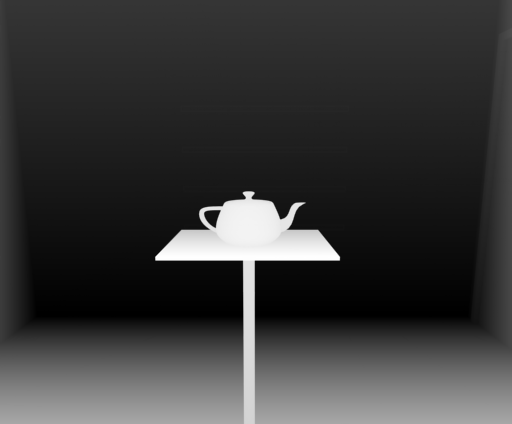
#> input picture teapot.png, 512 x 424 px, found by its file name
$ python depthFromTutorial.py   (Python 2 division)
#> lines starting #> are read from the running program, lines starting #| are printed output that depends on the picture; long printed decimals are rounded
import cv2
import numpy as np
import pcl

fileToProcess = "/home/silverstein_louis/Desktop/FTP_REPO/2016-USC-UTU/results/teapot.png"

fileDestination = "/home/silverstein_louis/Desktop/FTP_REPO/2016-USC-UTU/results/"

original = cv2.imread(fileToProcess , -1)
#> original is the input picture: shape (424, 512, 3) uint16; min 21356, max 48504, mean 27388.1

cv2.bitwise_not(original, original)
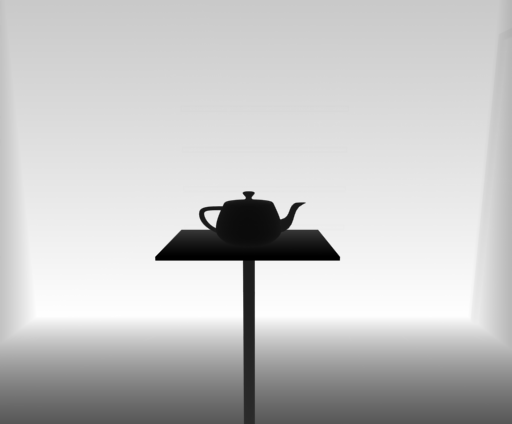
#> original: shape (424, 512, 3) uint16; min 17031, max 44179, mean 38146.9; drawn with min black and max white

hFOV = 70
vFOV = 60

height = original.shape[0]
#> height = 424
width = original.shape[1]
#> width = 512
num = height * width
#> num = 217088
cx = width / 2
#> cx = 256
cy = height / 2
#> cy = 212
fx = 365.6058
fy = 365.6058
dc = 0.0679026

focalPixel = (width * 0.5) / (np.math.tan((hFOV*0.5*np.math.pi/180)))
#> focalPixel = 365.6

print focalPixel
#| 365.606

#> (the run stopped early here; a loop or call above may not have finished)
